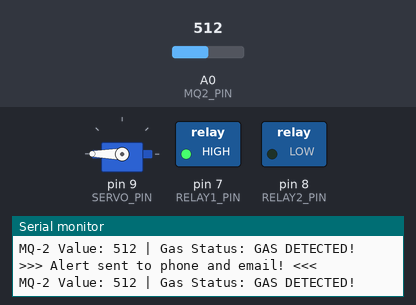
Recording of a sketch running on a simulated Arduino Uno, built with avr-gcc and run on an emulated ATmega328P. On the bench: servo, switched loads named in the sketch (green lamp = pin HIGH), the last lines printed to the serial monitor. The test bench sets the inputs (shaded band); at power-on: A0 (MQ2_PIN) = 512. WiFi joins after 1.5 s; servers stay silent unless stated.

Above: at 3.1 s.
3.2 s: A0 (MQ2_PIN) set to 107
4.7 s: A0 (MQ2_PIN) set to 91
At 5.5 s:
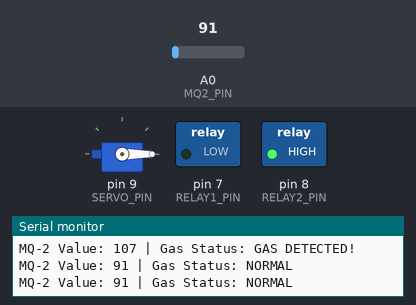
6.9 s: A0 (MQ2_PIN) set to 110
At 7.8 s:
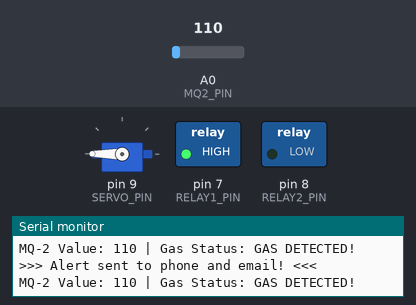
8.4 s: A0 (MQ2_PIN) set to 90
At 9.4 s:
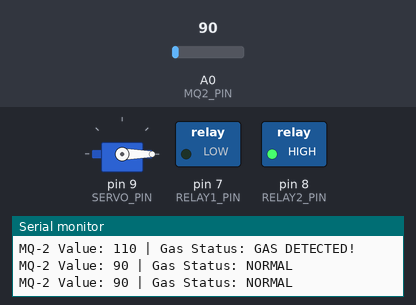
Timing chart, 0 to 10.9 s (numbered marks = the images above; inputs shaded):
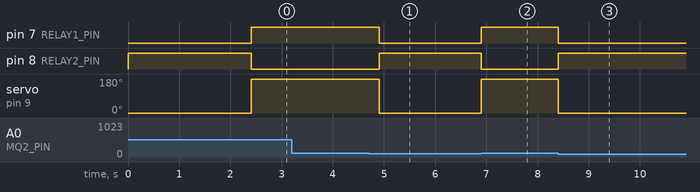

The sketch:

gas_blynk2.ino
```cpp
// Blynk Credentials
#define BLYNK_TEMPLATE_ID "TMPL3f3v-ntuJ"
#define BLYNK_TEMPLATE_NAME "Gas Leakage Detector"
#define BLYNK_AUTH_TOKEN "kJMPjpCYHwCkWqFw_RtV9Qm578tuZbtr"

#define BLYNK_PRINT Serial

#include <ESP8266_Lib.h>
#include <BlynkSimpleShieldEsp8266.h>
#include <SoftwareSerial.h>
#include <Servo.h>

// Wi-Fi Credentials
char auth[] = BLYNK_AUTH_TOKEN;
char ssid[] = "ROBO-LAB";
char pass[] = "Robo@123";

// Hardware Pin Definitions for Arduino Uno
const int MQ2_PIN    = A0;  // MQ-2 Analog pin
const int RELAY1_PIN = 7;   // Relay 1 Control
const int RELAY2_PIN = 8;   // Relay 2 Control
const int SERVO_PIN  = 9;   // Servo Signal pin

// ESP8266 Wi-Fi module communication pins
SoftwareSerial EspSerial(2, 3); // RX = Pin 2, TX = Pin 3
#define ESP8266_BAUD 9600
ESP8266 wifi(&EspSerial);

const int GAS_THRESHOLD = 100; // Change to 200 if you want a higher threshold

const int RELAY_ON  = LOW;
const int RELAY_OFF = HIGH;

Servo valveServo;
BlynkTimer timer;

int gasValue = 0;
bool gasDetected = false;
bool lastGasState = false;

void readGasSensor() {
  gasValue = analogRead(MQ2_PIN);
  gasDetected = (gasValue >= GAS_THRESHOLD);

  Serial.print("MQ-2 Value: ");
  Serial.print(gasValue);
  Serial.print(" | Gas Status: ");

  // Send live reading to Blynk app (Datastream V0)
  Blynk.virtualWrite(V0, gasValue);

  if (gasDetected) {
    Serial.println("GAS DETECTED!");

    // Safety Response: Close valve, switch relays
    digitalWrite(RELAY1_PIN, RELAY_OFF);
    digitalWrite(RELAY2_PIN, RELAY_ON);
    valveServo.write(180);

    // Update status in Blynk app (Datastream V1)
    Blynk.virtualWrite(V1, "GAS DETECTED!");

    // Send Push Notification & Email on phone when leak starts
    if (!lastGasState) {
      Blynk.logEvent("gas_alert", "WARNING: Gas Leakage Detected! Valve closed.");
      Serial.println(">>> Alert sent to phone and email! <<<");
    }
  } else {
    Serial.println("NORMAL");

    // Normal condition: Reset valve and relays
    digitalWrite(RELAY1_PIN, RELAY_ON);
    digitalWrite(RELAY2_PIN, RELAY_OFF);
    valveServo.write(0);

    // Update status in Blynk app (Datastream V1)
    Blynk.virtualWrite(V1, "NORMAL");
  }

  lastGasState = gasDetected;
}

void setup() {
  Serial.begin(9600);

  pinMode(MQ2_PIN, INPUT);
  pinMode(RELAY1_PIN, OUTPUT);
  pinMode(RELAY2_PIN, OUTPUT);

  // Set initial relay states
  digitalWrite(RELAY1_PIN, RELAY_ON);
  digitalWrite(RELAY2_PIN, RELAY_OFF);

  // Set initial servo position
  valveServo.attach(SERVO_PIN);
  valveServo.write(0);

  // Setup ESP8266 serial communication
  EspSerial.begin(ESP8266_BAUD);
  delay(100);

  Serial.println("\n--- Gas Leakage Detection System ---");

  // Configure your India-region Blynk server cluster (blr1.blynk.cloud:80)
  Blynk.config(wifi, auth, "blr1.blynk.cloud", 80);

  // Connect to Wi-Fi
  Serial.println("Connecting to Wi-Fi...");
  Blynk.connectWiFi(ssid, pass);

  // Connect to Blynk Cloud with internal event loop
  Serial.println("Connecting to Blynk Cloud server...");
  Blynk.connect(15000);

  if (Blynk.connected()) {
    Serial.println(">>> SUCCESS: Device is ONLINE on Blynk Cloud! <<<");
  } else {
    Serial.println(">>> Connecting in background while running sensor loop... <<<");
  }

  // Check gas sensor every 500 milliseconds (non-blocking)
  timer.setInterval(500L, readGasSensor);

  Serial.println("System Ready!\n");
}

void loop() {
  Blynk.run();
  timer.run();
}
```

Measured:
- the behaviour switches between 100 and 99 on A0 (MQ2_PIN) (found by bisection; images 0 and 1)
- after the input at 4.7 s, pin 7 (RELAY1_PIN): HIGH → LOW after 0.21 s; pin 8 (RELAY2_PIN): LOW → HIGH after 0.21 s; servo on pin 9 (SERVO_PIN): 180° → 0° after 0.21 s
- after the input at 6.9 s, pin 7 (RELAY1_PIN): LOW → HIGH at once; pin 8 (RELAY2_PIN): HIGH → LOW at once; servo on pin 9 (SERVO_PIN): 0° → 180° at once
- after the input at 8.4 s, pin 7 (RELAY1_PIN): HIGH → LOW at once; pin 8 (RELAY2_PIN): LOW → HIGH at once; servo on pin 9 (SERVO_PIN): 180° → 0° at once
